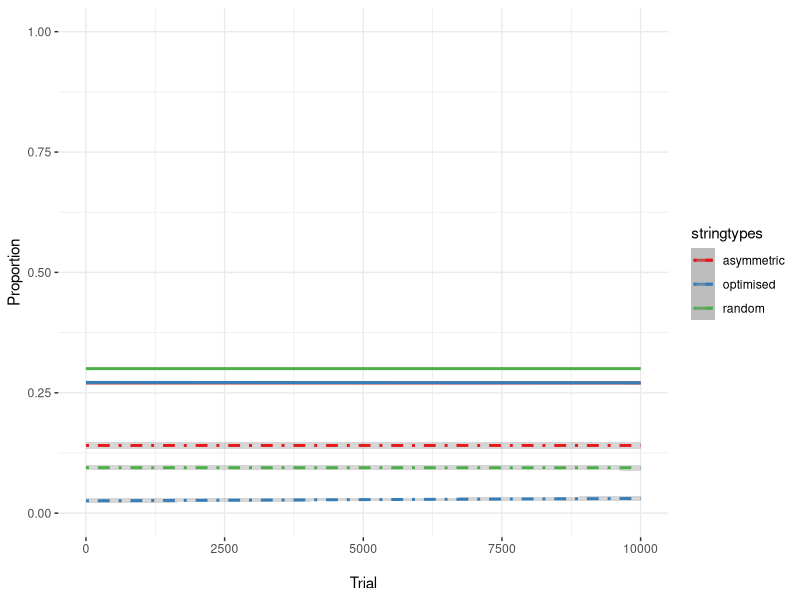
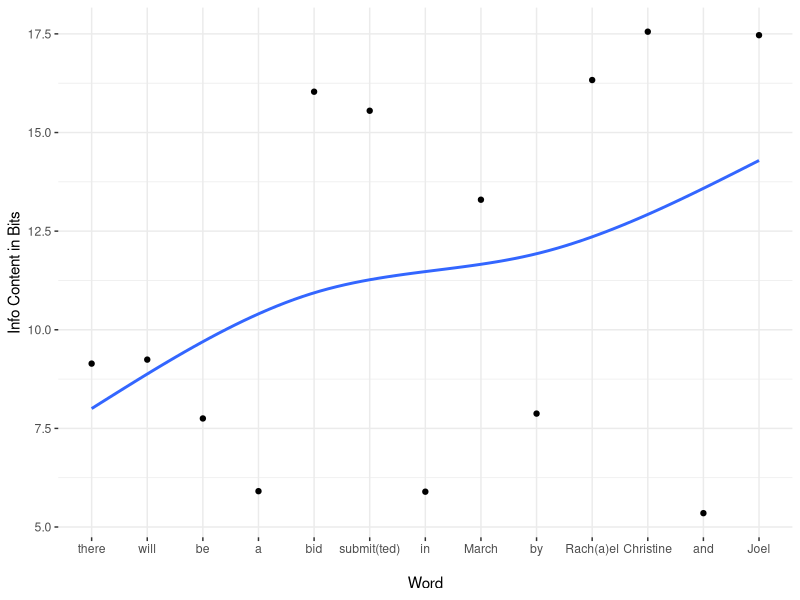
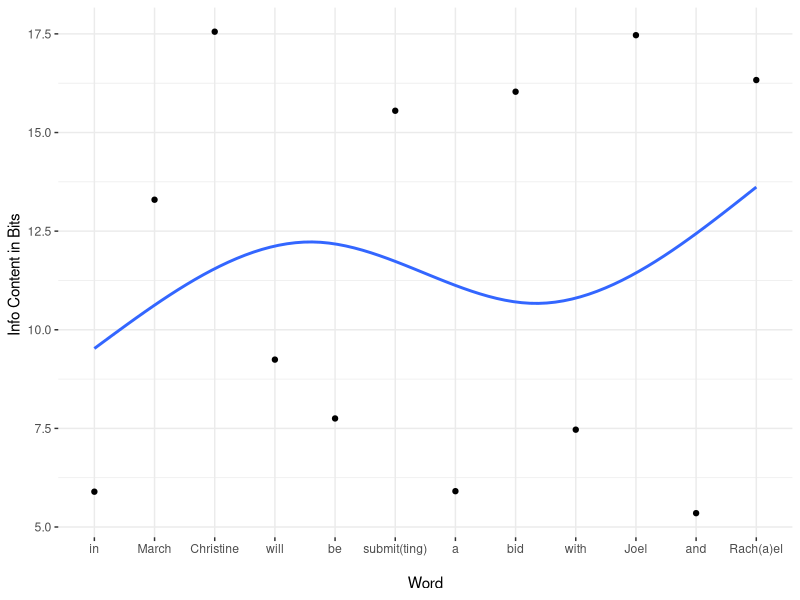

Source code (R) for these figures, in order:
ii = 1 #initialize counter
currenttrial = 1 #initialize trial counter

#initialize vectors for each component of each run of the loop

niter <- 10000 

noises <- vector(length = niter)
stringtypes <- vector(length = niter)
trials <- vector(length = niter)

#propnoise.df <- data.frame(Trial=as.numeric(character()), NoiseProp=as.numeric(character()), VecType=character()) 


#Make sure the array that is input to this function is either normally dist, or if it's probabilities, that you've already taken log2(1/p) of the list
joelopt <- function(loglist)
{
  #remember, lists in R perversely start at offset 1, not 0
  midpoint <- round((length(loglist))/2) #remember, lists in R perversely start at offset 1, not 0
  
  #I've modified this to do decreasing because it migth be better for head-initial langs
  newlist <- sort(loglist,decreasing=T)
  mm = 1 #remember, lists in R perversely start at offset 1, not 0
  jj = length(newlist)
  
  while (jj >= midpoint)
  {
    #starting from both ends of the array, swaps every other pair of numbers, which gets us very close to optimized
    cup <- newlist[mm]
    newlist[mm] <- newlist[jj]
    newlist[jj] <- cup
    mm = mm+2
    jj = jj-2
  }  
    
  #computes all pairwise means of adjacent numbers of the array. Then, get the sd of the means, the DORM, which we want to minimize.
  #TODO: make this a separate function so you can call in independently of joelopt, which you should rename DORM. And maybe use library(zoo) rollmean(), which i didn't know
  #about when i wrote my own below
  kk = 1
  pairmeanlist = array()
  #save all means of adjacent numbers into a list of means
  while ((kk+1) <= length(newlist)) #remember, lists in R perversely start at offset 1, not 0
    {
      pairmean = (newlist[kk]+newlist[kk+1])/2
      pairmeanlist[kk] <- pairmean
      kk = kk+1
  }
  
  #All the following sd() calls create what we called in the grant "Deviations of Rolling Means (DORMs)".
  
  prevsd <- sd(pairmeanlist)
  currentsd <- prevsd #initialize currentsd
    
  #Now, see if swapping any pair of numbers gets us a lower sd for pairmeanlist. If any swap does, then do it, otherwise don't. Repeat till no swap helps.
  ll = 1
  while((ll+1) <= length(newlist))
    {
      #do the swap
      if ((ll-1) == 0)
      {
        hyplist <- array(c(newlist[ll+1], newlist[ll], newlist[(ll+2):length(newlist)]))
      }
      else if ((ll+1) == length(newlist))
      {
        hyplist <- array(c(newlist[1:(ll-1)], newlist[ll+1], newlist[ll]))
      }
      else
      {
        hyplist <- array(c(newlist[1:(ll-1)],newlist[ll+1],newlist[ll],newlist[(ll+2):length(newlist)]))
      }
      
      
      #computes all pairwise means of adjacent numbers of the array. Then, get the sd of the means, which we want to minimize.
      #I now see that I could have used the function "rollmean" in package "zoo", but I'm glad I did it old school here anyway.
      kk = 1
      hyppairmeanlist = array()
      #save all means of adjacent numbers into a list of means
      while ((kk+1) <= length(hyplist)) #remember, lists in R perversely start at offset 1, not 0
      {
        pairmean = (hyplist[kk]+hyplist[kk+1])/2
        hyppairmeanlist[kk] <- pairmean
        kk = kk+1
      }
      currentsd <- sd(hyppairmeanlist)
      
      
      #if the swap helped, then save that version of the list, and start the process over again, starting the counter at 1 again
      if (currentsd < prevsd)
      { 
        print(newlist) #debug
        #print((prevsd-currentsd)) #debug
        print(sort(loglist)) #debug
        newlist <- hyplist
        prevsd <- currentsd
        ll = 1
        print("we improved") #debug
      }
      else
      {ll = ll+1}
      
    }
    
  #print("and here is new dorm") #debug
  #print(prevsd)#debug
  
  return(newlist)
  
}

#Caveat: the above is all fine for the sim, because all arrays are of the same length. However, for computing DORMs in the wild, we will need to account for different
#lengths by penalizing shorter utterances, since it is more likely for shorter utterances that a speaker might have achieved UIDO by chance.
#(Also, shorter utterances will be less resistant to noise anyway, as per Shannon's theorem and Plotkin and Nowak.) E.g., a one-word utterance will have perfect UIDO
#by definition, because there's no alteernative order. So, the penalty needs to be applied for the prob of getting a perfect UIDO by chance, out of all the 
#possible *unique* orderings of word probabilities. This will penalize not just one-word utterances, but also repetitions of a single word, as in ASD stereotyped language.
#I would suggest calculating a probability of UIDO by chance, p, and then adding that to the DORM (where minimal DORM is closest to UIDO). p must be calculated based on
#all possible *unique* permutations of the starting array of word probs. TODO: Here is a function for computing and adding a penalty: library(combinat), permn(), unique()





while (currenttrial <= niter)
{
  probvec <- runif(10,min=0,max=1)

  starting <- sample(1:(length(probvec)-2), size=1) #remember, lists in R perversely start at offset 1, not 0

  noise <- c(probvec[starting], probvec[starting+1], probvec[starting+2])

  noiseinfo <- log2(1/noise)

  probvecinfo <- log2(1/probvec)

  totalnoise <- sum(noiseinfo)

  totalprobvecinfo <- sum(probvecinfo)

  noiseprop <- totalnoise/totalprobvecinfo

  
#Doing the same thing, but now the noise will fall in the same position in a vector that is end-heavy for information, but contains the same total info
  lopsided <- sort(probvec)

#It is important that the starting point in the vector is the same for both cases, so that each comparison of noise is a true comparison
  noise2 <- c(lopsided[starting], lopsided[starting+1], lopsided[starting+2])

  noise2info <- log2(1/noise2)

  lopsidedinfo <- log2(1/lopsided)

  totalnoise2 <- sum(noise2info)

#This next is really a sanity check: this vector contains the same probabilities as the last, so this should be equal to totalprobvecinfo
  totallopsidedinfo <- sum(lopsidedinfo)

  noise2prop <- totalnoise2/totallopsidedinfo

#Doing the same thing, but for a vector designed to be symmetrical
  symmetrical <- vector(length=10)
  symmetrical[1] <- lopsided[9]
  symmetrical[2] <- lopsided[2]
  symmetrical[3] <- lopsided[8]
  symmetrical[4] <- lopsided[4]
  symmetrical[5] <- lopsided[6]
  symmetrical[6] <- lopsided[5]
  symmetrical[7] <- lopsided[7]
  symmetrical[8] <- lopsided[3]
  symmetrical[9] <- lopsided[1]
  symmetrical[10] <- lopsided[10]
  
  noise3 <- c(symmetrical[starting], symmetrical[starting+1], symmetrical[starting+2])
  
  noise3info <- log2(1/noise3)
  
  symmetricalinfo <- log2(1/symmetrical)
  
  totalnoise3 <- sum(noise3info)
  
  #This next is really a sanity check: this vector contains the same probabilities as the last, so this should be equal to totalprobvecinfo
  totalsymmetricalinfo <- sum(symmetricalinfo)
  
  noise3prop <- totalnoise3/totalsymmetricalinfo
  
  #doing the same thing but for a vector designed to be symmetrical by the joelopt algorithm above. Note that joelopt takes vectors that have already been logged, so that's
  #why it looked a little different below.
  
  joeloptinfo <- joelopt(probvecinfo)
  
  totalnoise4 <- sum(c(joeloptinfo[starting], joeloptinfo[starting+1], joeloptinfo[starting+2]))
  
  totaljoeloptinfo <- sum(joeloptinfo)
  
  noise4prop <- totalnoise4/totaljoeloptinfo
  
  #update vectors for each trial
  noises[ii] <- noiseprop
  stringtypes[ii] <- "random"
  trials[ii] <- currenttrial
  
  noises[ii+1] <- noise2prop
  stringtypes[ii+1] <- "asymmetric"
  trials[ii+1] <- currenttrial
  
  noises[ii+2] <- noise3prop
  stringtypes[ii+2] <- "symmetric"
  trials[ii+2] <- currenttrial
  
  noises[ii+3] <- noise4prop
  stringtypes[ii+3] <- "optimised"
  trials[ii+3] <- currenttrial
  
  
  #add rows to dataframe for the current run of the sim (THIS DIDN'T WORK BUT IM LEAVING IT IN COMMENTS TO SEE IF IT CAN IN THE FUTURE)
  #propnoise.df <- rbind(propnoise.df,c(ii,noiseprop,"random"))
  #propnoise.df <- rbind(propnoise.df,c(ii,noise2prop,"asymmetric"))
  
  ii <- ii+4
  currenttrial <- currenttrial+1 
}

#bind vectors into a data frame and add column names
propnoise.df <- data.frame(trials,noises,stringtypes)
#colnames(propnoise.df) <- c("Trial","NoiseProp","VecType")


#Graphing

library(ggplot2)

propnoise.df$trials <- as.numeric(as.character(propnoise.df$trials))
propnoise.df$noises <- as.numeric(as.character(propnoise.df$noises))

#add a column into the dataframe recoding for losing more than 50% of the info

propnoise.df$bigLoss <- ifelse(propnoise.df$noises >= 0.5, 1, 0)

#remove "symmetric", since that was an old optimization technique and isn't doing any work anymore.
propnoise.df <- subset(propnoise.df, stringtypes != "symmetric")
propnoise.df <- droplevels(propnoise.df)

#plotting bigLoss as a binary variable along with other stuff; toggle geom_line() to see the extremes of each stringtype, toggle geom_point() to see all the data, and stat_smooth() to look at the proportion of bits lost

p <- ggplot(propnoise.df, aes(trials, noises, color=stringtypes)) + 
  labs(y = "Proportion", x = "\nTrial") + #y = "Proportion of Sentences Where the Majority of Info is Lost" y = "Proportion of Bits Lost"
  #geom_line() +
  #geom_point() +
  stat_smooth() +
  scale_color_brewer(palette = "Set1") + 
  ylim(0,1) +
#  geom_jitter(aes(trials, bigLoss, color=stringtypes), height = 0.15, shape=4) +
  stat_smooth(aes(trials, bigLoss, color=stringtypes), linetype="dotdash") +
  theme_bw() + theme(panel.border = element_blank())

ggsave(p, file = "uid-sim-both.png", width = 8.09, height = 5)






#using google ngrams to get some estimates for sample sentences; note: "submit(ted)" is actually the sum of submitted and submitting, and Rach(a)el includes both spelling variants

sentence1 <- matrix(nc=2,nr=13,c("there","will","be","a","bid","submit(ted)","in","March","by","Christine","Joel","and","Rach(a)el",0.00177,0.00165,0.00464,0.01665,0.0000149,2.082e-05,0.0168,0.0000994,0.00426,0.00000519,0.00000552,0.0245,1.213828e-05))

sentence1 <- data.frame(sentence1)

colnames(sentence1) <- c("Word","Prob")

#orders the levels of the Word factor so that they can be plotted in the right order, i.e. not alphabetical
sentence1$Word <- ordered(sentence1$Word, levels = c("there","will","be","a","bid","submit(ted)","in","March","by","Rach(a)el", "Christine","and","Joel"))

sentence1$Prob <- as.numeric(as.character(sentence1$Prob))
sentence1$Info <- -log2(sentence1$Prob)

sentence2 <-matrix(nc=2,nr=12,c("in","March","Christine","will","be","submit(ting)","a","bid","with","Joel","and","Rach(a)el",0.0168,0.0000994,0.00000519,0.00165,0.00464,2.082e-05,0.01665,0.0000149,0.00565,0.00000552,0.0245,1.213828e-05))

sentence2 <- data.frame(sentence2)

colnames(sentence2) <- c("Word","Prob")

#Note: to reorder data frame rows by some key column(s), use df[order(df$key1,df$key2,...)] . But to reorder by a specific vector, like a uido vector, use df[match(uido, df$Info),].
#The below only imposes an ordering on factors:

sentence2$Word <- ordered(sentence2$Word, levels = c("in","March","Christine","will","be","submit(ting)","a","bid","with","Joel","and","Rach(a)el"))

sentence2$Prob <- as.numeric(as.character(sentence2$Prob))
sentence2$Info <- -log2(sentence2$Prob)

#Seeing what order the uido for this wikipedia sentence is like:
sentenceWiki <- matrix(nc=2,nr=9,c("The", "central", "limit", "theorem", "has", "a", "number", "of", "variants",0.0529,0.000113,0.00004,0.0000074,0.001577,0.0167,0.000367,0.02935,0.00000472))
sentenceWiki <- data.frame(sentenceWiki)
colnames(sentenceWiki) <- c("Word","Prob")
sentenceWiki$Prob <- as.numeric(as.character(sentenceWiki$Prob))
sentenceWiki$Info <- -log2(sentenceWiki$Prob)
sentenceWiki.uido <- joelopt(sentenceWiki$Info)
sentenceWiki[match(sentenceWiki.uido, sentenceWiki$Info),]


library(splines)
library(MASS)
p <- ggplot(sentence1, aes(Word, Info, group=1)) + 
  labs(y = "Info Content in Bits", x = "\nWord") + 
  #geom_line() +
  geom_point() +
  stat_smooth(se=F, method= "lm", formula = y ~ ns(x,df=3)) +
  scale_color_brewer(palette = "Set1") + 
  #ylim(0,1) +
  theme_bw() + theme(panel.border = element_blank())

ggsave(p, file = "sentence1_info.png", width = 8.09, height = 5)

p <- ggplot(sentence2, aes(Word, Info, group=1)) + 
  labs(y = "Info Content in Bits ", x = "\nWord") + 
  #geom_line() +
  geom_point() +
  stat_smooth(se=F, method= "lm", formula = y ~ ns(x,df=3)) +
  scale_color_brewer(palette = "Set1") + 
  #ylim(0,1) +
  theme_bw() + theme(panel.border = element_blank())

ggsave(p, file = "sentence2_info.png", width = 8.09, height = 5)
